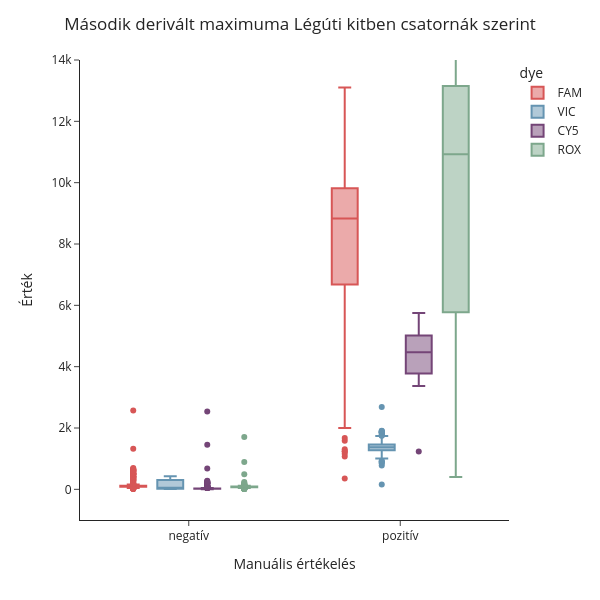

The code cell stored with this chart in its notebook:
### Code cell
import plotly.express as px

fig = px.box(
    all_manual_max_result,
    x="manual_result",
    y="dy_max",
    color="dye",
    color_discrete_map={
        "FAM": "#D75656",
        "VIC": "#6594B1",
        "ROX": "#7DA78C",
        "CY5": "#744577"
    }
)

fig.update_layout(
    template="simple_white",
    width=600,
    height=600,
    xaxis_title="Manuális értékelés",
    yaxis_title="Érték",
    yaxis=dict(range=[-1000, 14000])
)

fig.update_layout(
    title=dict(
        text="Második derivált maximuma Légúti kitben csatornák szerint",
        x=0.5
    )
)

fig.show()

### Figure 1 — Plotly figure (JSON) as saved in the notebook; plotly's stock layout.template omitted (floating-point values rounded to 4 significant figures; data arrays with more than 128 entries replaced by an {"elided": "..."} marker saying what was removed)
{"data": [{"alignmentgroup": "True", "hovertemplate": "dye=FAM<br>manual_result=%{x}<br>dy_max=%{y}<extra></extra>", "legendgroup": "FAM", "marker": {"color": "#D75656"}, "name": "FAM", "notched": false, "offsetgroup": "FAM", "orientation": "v", "showlegend": true, "type": "box", "x": {"elided": "780 str values"}, "x0": " ", "xaxis": "x", "y": {"elided": "780 float values"}, "y0": " ", "yaxis": "y"}, {"alignmentgroup": "True", "hovertemplate": "dye=VIC<br>manual_result=%{x}<br>dy_max=%{y}<extra></extra>", "legendgroup": "VIC", "marker": {"color": "#6594B1"}, "name": "VIC", "notched": false, "offsetgroup": "VIC", "orientation": "v", "showlegend": true, "type": "box", "x": {"elided": "780 str values"}, "x0": " ", "xaxis": "x", "y": {"elided": "780 float values"}, "y0": " ", "yaxis": "y"}, {"alignmentgroup": "True", "hovertemplate": "dye=CY5<br>manual_result=%{x}<br>dy_max=%{y}<extra></extra>", "legendgroup": "CY5", "marker": {"color": "#744577"}, "name": "CY5", "notched": false, "offsetgroup": "CY5", "orientation": "v", "showlegend": true, "type": "box", "x": {"elided": "780 str values"}, "x0": " ", "xaxis": "x", "y": {"elided": "780 float values"}, "y0": " ", "yaxis": "y"}, {"alignmentgroup": "True", "hovertemplate": "dye=ROX<br>manual_result=%{x}<br>dy_max=%{y}<extra></extra>", "legendgroup": "ROX", "marker": {"color": "#7DA78C"}, "name": "ROX", "notched": false, "offsetgroup": "ROX", "orientation": "v", "showlegend": true, "type": "box", "x": {"elided": "780 str values"}, "x0": " ", "xaxis": "x", "y": {"elided": "780 float values"}, "y0": " ", "yaxis": "y"}], "layout": {"boxmode": "group", "height": 600, "legend": {"title": {"text": "dye"}, "tracegroupgap": 0}, "margin": {"t": 60}, "title": {"text": "Második derivált maximuma Légúti kitben csatornák szerint", "x": 0.5}, "width": 600, "xaxis": {"anchor": "y", "domain": [0, 1], "title": {"text": "Manuális értékelés"}}, "yaxis": {"anchor": "x", "domain": [0, 1], "range": [-1000, 14000], "title": {"text": "Érték"}}}}
